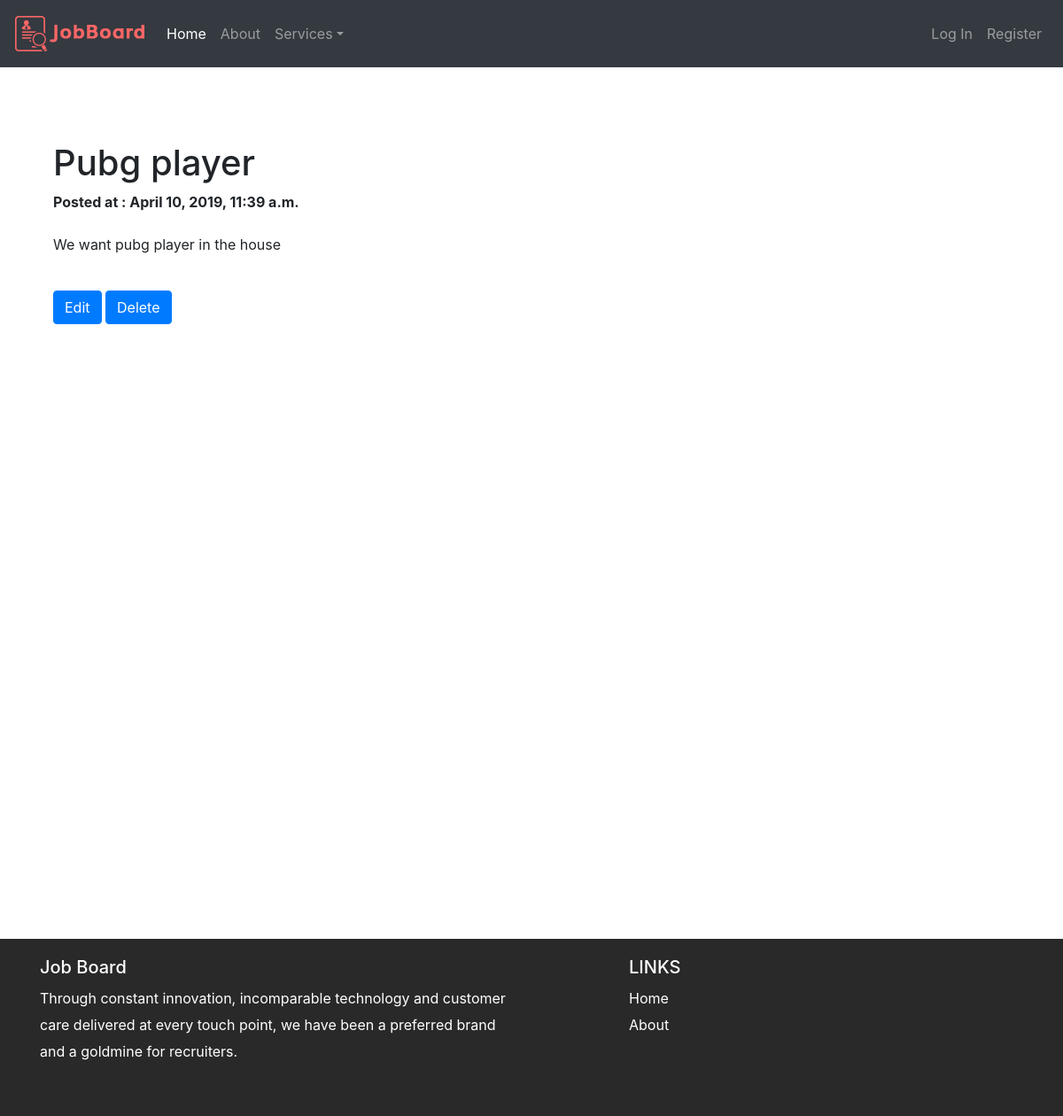
Page /14/detail/ on the committed database.
### jobs/models.py (models this page shows, shortened)
class Job(models.Model):
    title = models.CharField(max_length=100)
    company_name = models.CharField(max_length=100)
    description = models.TextField()
    timestamp = models.DateTimeField(auto_now_add=True, auto_now=False )
    class Meta:
        ordering = ["-timestamp"]

### jobs/views.py (the view)
# urls.py: url(r'^(?P<id>\d+)/detail/$', job_detail,name='detail'),
def job_detail(request,id=None): #Detail retrieve
   instance =get_object_or_404(Job , id=id)
   context = {
      "title":instance.title,
      "instance":instance
   }
   return render(request,"job_detail.html",context)

### templates/job_detail.html (shortened to what this page needs)
{% extends "base.html"%}
{% block content%}
<div class="col-md-12" >
    <h1>
        {{ title }}
     </h1>
    <b> Posted at : {{instance.timestamp}} </b> <br> <br>
     {{instance.description|linebreaks}}<br>
    <p><a href='{% url "update" id=instance.id %}' class="btn btn-primary" role="button">Edit</a>
    <a href='{% url "delete" id=instance.id %}' class="btn btn-primary" role="button">Delete</a></p>
</div>
{% endblock content%}

### static/css/navbar-top.css (style rules this page uses)
body { min-height: 75rem; }

### static/css/sticky-footer.css (style rules this page uses)
html { position: relative; min-height: 100%; }
body { margin-bottom: 60px; }

### rows in the picture
Job: title "Pubg player", timestamp "April 10, 2019, 11:39 a.m.", description "We want pubg player in the house"
